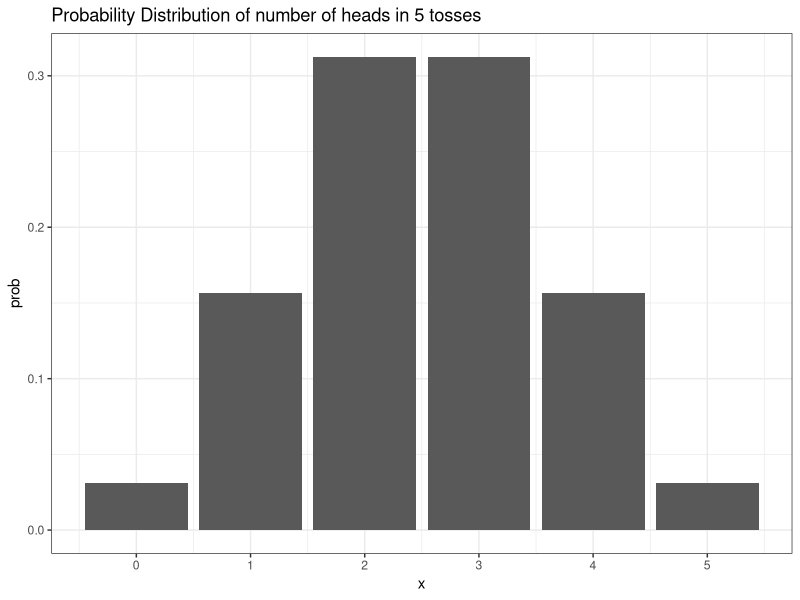
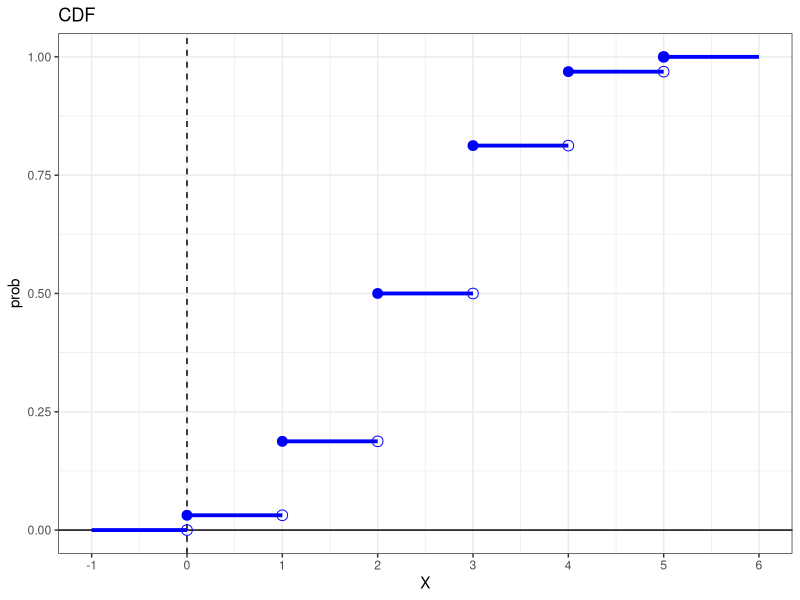
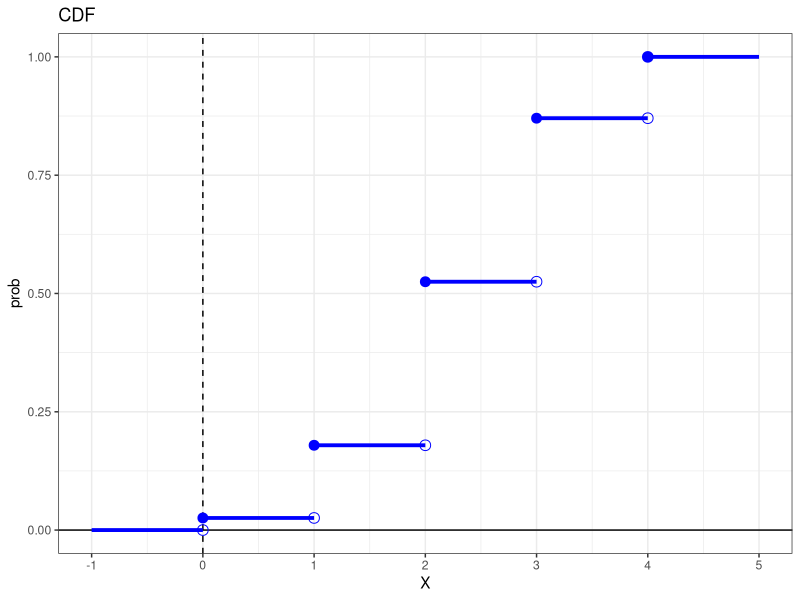
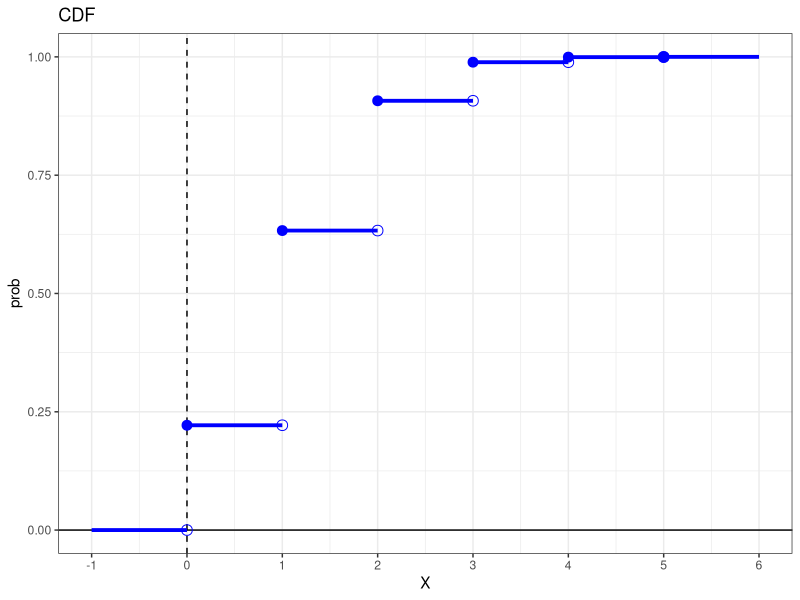

The R source for these figures, in order:
## ---- chunk 1
knitr::opts_chunk$set(echo = TRUE)
library(tidyverse)
## ---- chunk 2
#| label: prob-hist1
#| fig-cap: "Probability Histogram"
#| echo: false
data.frame(
  x = 0:5,
  prob = dbinom(x = 0:5, size = 5, prob = 0.5)) |> 
  ggplot(aes(x = x, y = prob)) +
  geom_col() + 
  theme_bw() +
  scale_x_continuous(breaks = 0:5, labels = 0:5) +
  labs(title = "Probability Distribution of number of heads in 5 tosses")
## ---- chunk 3
#| label: prob-cdf1
#| fig-cap: "CDF"
#| echo: false
dat = data.frame(
  x = -1:5, 
  xend = 0:6, 
  y = c(0, pbinom(0:5, size = 5, prob = 0.5)),
  yend = c(0, pbinom(0:5, size = 5, prob = 0.5)))

dat1 = dat[1,]
dat2 = dat[2:6, ]
dat3 = dat[7,]

ggplot() +
  geom_hline(yintercept = 0) +
  geom_vline(xintercept = 0, linetype = "dashed") +
  geom_point(data = dat1,
             aes(x = xend, y = yend), shape = 21, size = 3.25, color = "blue") + 
  geom_point(data = dat2,
             aes(x = x, y = yend), shape = 19, size = 3, color = "blue") + 
  geom_point(data = dat2,
             aes(x = xend, y = yend), shape = 21, size = 3.25, color = "blue") + 
  geom_point(data = dat3,
             aes(x = x, y = y), shape = 19, size = 3.25, color = "blue") + 
  geom_segment(data = dat1, color = "blue",
               linewidth = 1.3,
               aes(x = x, xend = xend, 
                   y = y, yend = yend)) +
  geom_segment(data = dat2, color = "blue",
               linewidth = 1.3,
               aes(x = x, xend = xend, 
                   y = y, yend = yend)) +
  geom_segment(data = dat3, color = "blue",
               linewidth = 1.3,
               aes(x = x, xend = xend, 
                   y = y, yend = yend)) +
  scale_x_continuous(breaks = -1:6, labels = -1:6) +
  theme_bw() +
  labs(title = "CDF",
       x = "X", 
       y = "prob")
## ---- chunk 4
#| label: prob-cdf2
#| fig-cap: "CDF"
#| echo: false
dat = data.frame(
  x = -1:4, 
  xend = 0:5, 
  y = c(0, pbinom(0:4, size = 4, prob = 3/5)),
  yend = c(0, pbinom(0:4, size = 4, prob = 3/5)))

dat1 = dat[1,]
dat2 = dat[2:5, ]
dat3 = dat[6,]

ggplot() +
  geom_hline(yintercept = 0) +
  geom_vline(xintercept = 0, linetype = "dashed") +
  geom_point(data = dat1,
             aes(x = xend, y = yend), shape = 21, size = 3.25, color = "blue") + 
  geom_point(data = dat2,
             aes(x = x, y = yend), shape = 19, size = 3, color = "blue") + 
  geom_point(data = dat2,
             aes(x = xend, y = yend), shape = 21, size = 3.25, color = "blue") + 
  geom_point(data = dat3,
             aes(x = x, y = y), shape = 19, size = 3.25, color = "blue") + 
  geom_segment(data = dat1, color = "blue",
               linewidth = 1.3,
               aes(x = x, xend = xend, 
                   y = y, yend = yend)) +
  geom_segment(data = dat2, color = "blue",
               linewidth = 1.3,
               aes(x = x, xend = xend, 
                   y = y, yend = yend)) +
  geom_segment(data = dat3, color = "blue",
               linewidth = 1.3,
               aes(x = x, xend = xend, 
                   y = y, yend = yend)) +
  scale_x_continuous(breaks = -1:6, labels = -1:6) +
  theme_bw() +
  labs(title = "CDF",
       x = "X", 
       y = "prob")
## ---- chunk 5
#| label: prob-cdf3
#| fig-cap: "CDF"
#| echo: false
dat = data.frame(
  x = -1:5, 
  xend = 0:6, 
  y = c(0, phyper(q = 0:5, m = 13, n = 39, k = 5)),
  yend = c(0, phyper(q = 0:5, m = 13, n = 39, k = 5)))

dat1 = dat[1,]
dat2 = dat[2:6, ]
dat3 = dat[7,]

ggplot() +
  geom_hline(yintercept = 0) +
  geom_vline(xintercept = 0, linetype = "dashed") +
  geom_point(data = dat1,
             aes(x = xend, y = yend), shape = 21, size = 3.25, color = "blue") + 
  geom_point(data = dat2,
             aes(x = x, y = yend), shape = 19, size = 3, color = "blue") + 
  geom_point(data = dat2,
             aes(x = xend, y = yend), shape = 21, size = 3.25, color = "blue") + 
  geom_point(data = dat3,
             aes(x = x, y = y), shape = 19, size = 3.25, color = "blue") + 
  geom_segment(data = dat1, color = "blue",
               linewidth = 1.3,
               aes(x = x, xend = xend, 
                   y = y, yend = yend)) +
  geom_segment(data = dat2, color = "blue",
               linewidth = 1.3,
               aes(x = x, xend = xend, 
                   y = y, yend = yend)) +
  geom_segment(data = dat3, color = "blue",
               linewidth = 1.3,
               aes(x = x, xend = xend, 
                   y = y, yend = yend)) +
  scale_x_continuous(breaks = -1:6, labels = -1:6) +
  theme_bw() +
  labs(title = "CDF",
       x = "X", 
       y = "prob")
